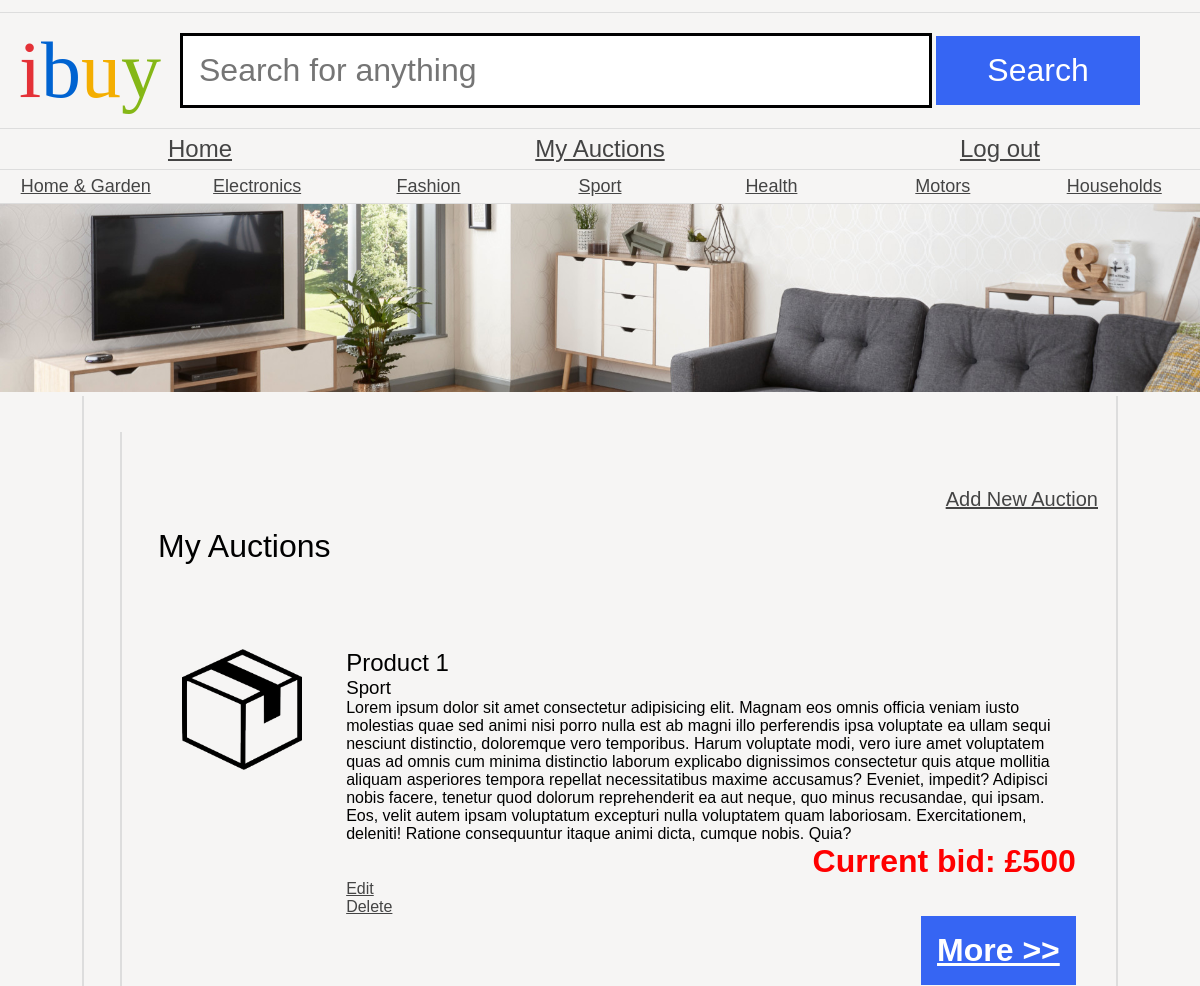
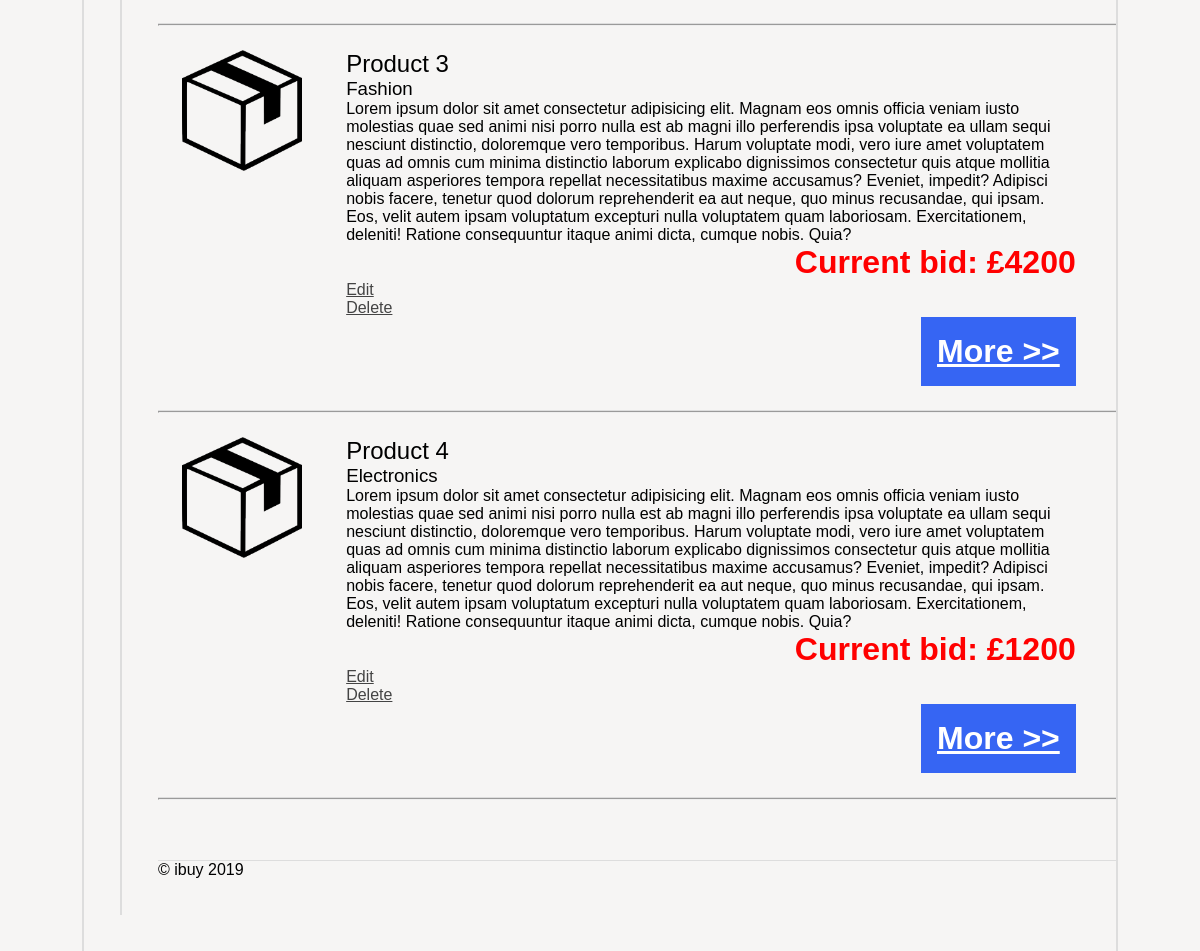
Page /websites/as1/public/auctions.php (signed in) on the committed database (2 pictures, top to bottom).
### tables this page shows
CREATE TABLE `category` (
  `id` int(4) NOT NULL,
  `name` varchar(200) NOT NULL
);

CREATE TABLE `auction` (
  `id` int(4) NOT NULL,
  `full_name` varchar(200) NOT NULL,
  `title` varchar(200) NOT NULL,
  `description` text NOT NULL,
  `categoryId` int(4) NOT NULL,
  `created_on` datetime NOT NULL DEFAULT current_timestamp(),
  `end_date` varchar(200) NOT NULL
);

### websites/as1/public/auctions.php (the view, shortened to what this page needs)
<?php
include 'mainLayout.php';
$auctions = $databaseConnection->prepare('SELECT * FROM auction');
$auctions->execute();
$auctions = $auctions->fetchAll();
?>
<main>
    <a style="float:right; font-size:20px; padding: 20px;" href='addAuction.php'>Add New Auction</a>
    <h1>My Auctions</h1>
    <?php
    foreach ($auctions as $auction) {
        $category = $databaseConnection->prepare('SELECT * FROM category WHERE id = ' . $auction['categoryId']);
        $category->execute();
        $category = $category->fetch();
        $maxPrice = $databaseConnection->prepare('SELECT auctionId, MAX(bid) AS max_price FROM bids WHERE auctionId = ' . $auction['id']);
        $maxPrice->execute();
        $maxPrice = $maxPrice->fetch();
        if ($auction['full_name'] == $_SESSION['auctionUser']) {
    ?>
            <ul class="productList">
                <li>
                    <img src="product.png" alt="product name">
                    <article>
                        <h2><?= $auction['title'] ?></h2>
                        <h3><?= $category['name'] ?></h3>
                        <p><?= $auction['description'] ?></p>
                        <p class="price">Current bid: £<?= ($maxPrice['auctionId'] == $auction['id']) ? $maxPrice['max_price'] : '' ?></p>
                        <p><a href="editAuction.php?id=<?php echo $auction['id']; ?>">Edit</a></p>
                        <p><a href="deleteAuction.php?id=<?php echo $auction['id']; ?>">Delete</a></p>
                        <a href="auction.php?id=<?= $auction['id'] ?>" class="more auctionLink">More &gt;&gt;</a>
                    </article>
                </li>
            </ul>
            <hr />
    <?php
        }
    }
    include 'footerLayout.php';
    ?>

### websites/as1/public/mainLayout.php (shortened to what this page needs)
<?php
include 'databaseConnection.php';
?>
<!DOCTYPE html>
<html>
<head>
    <link rel="stylesheet" href="ibuy.css" />
</head>
<body>
    <header>
        <h1><span class="i">i</span><span class="b">b</span><span class="u">u</span><span class="y">y</span></h1>
        <form action="#">
            <input type="text" name="search" placeholder="Search for anything" />
            <input type="submit" name="submit" value="Search" />
        </form>
    </header>
    <nav>
        <ul>
            <li><a class="categoryLink" href="index.php">Home</a></li>
            <li><a class="categoryLink" href="auctions.php">My Auctions</a></li>
            <?php
            if (!isset($_SESSION['auctionUser'])) {
                echo '<li><a class="categoryLink" href="login.php">Log In</a></li>';
                echo '<li><a class="categoryLink" href="register.php">Register</a></li>';
            } else {
                echo '<li><a class="categoryLink" href="logout.php">Log out</a></li>';
            }
            ?>
        </ul>
    </nav>
    <nav style="font-size: 12px;">
        <ul>
            <?php
            $categories = $databaseConnection->prepare('SELECT * FROM category');
            $categories->execute();
            $categories = $categories->fetchAll();
            foreach ($categories as $category) {
                echo '<li><a class="categoryLink" href="category.php?id=' . $category['id'] . '">' . $category['name'] . '</a></li>';
            }
            ?>
        </ul>
    </nav>
    <img src="banners/1.jpg" alt="Banner" />
    <main>

### websites/as1/public/ibuy.css (style rules this page uses)
* { margin: 0; padding: 0; }
body { font-family: 'Oxygen-Regular', sans-serif; background-color: #f6f5f4; max-width: 100vw; overflow-x: hidden; }
h1, h2, h3, h4 { font-weight: normal; }
a, a:visited { color: #444; }
header { margin-top: 1vw; font-family: 'Univers-Light-Normal'; display: grid; grid-template-columns: 15% 85%; align-items: center; padding-top: 1vw; padding-bottom: 1vw; border-top: 1px solid #ddd; border-bottom: 1px solid #ddd; }
header h1 { text-align: center; font-size: 5em; }
form { display: block; }
header form input[type=text] { border: 3px solid black; font-size: 2em; padding: 0.5em; width: 70%; }
body > img { width: 100vw; }
header form input[type=submit] { background-color: #3665f3; color: white; width: 20%; font-size: 2em; padding: 0.5em; cursor: pointer; border: 0; }
header .i { color: #e43137; }
header .b { color: #0063d1; }
header .u { color: #f4ae01; }
header .y { color: #85b716; }
body > nav { border-bottom: 1px solid #ddd; }
body > nav ul li:last-child a:after { position: absolute; }
body > nav ul { display: flex; width: 100vw; list-style-type: none; }
body > nav ul li { flex: 1; }
body > nav ul li a { display: block; text-align: center; padding-top: 0.5vw; padding-bottom: 0.5vw; font-size: 1.5em; }
.productList { list-style-type: none; }
.productList li { padding: 2vw; border-bottom: 1px solid #ddd; display: grid; grid-template-columns: 18% 80%; }
.productList img { width: auto; display: block; max-width: 10vw; }
p.price { display: block; text-align: right; font-weight: bold; font-size: 2em; }
a.more { display: block; text-align: right; font-weight: bold; float: right; background-color: #3665f3; color: white; font-size: 2em; padding: 0.5em; cursor: pointer; }
main { padding: 3vw; display: block; overflow: hidden; width: 80vw; margin: auto; border-left: 2px solid #ddd; border-right: 2px solid #ddd; }
main h1 { margin-top: 5vw; margin-bottom: 5vw; }
.price { color: red; }

### rows in the picture
category: name "Home & Garden"
category: name "Electronics"
category: name "Fashion"
category: name "Sport"
category: name "Health"
category: name "Motors"
category: name "Households"
auction: title "Product 1", categoryId.name "Sport", description "Lorem ipsum dolor sit amet consectetur adipisicing elit. Magnam eos omnis officia veniam iusto molestias quae sed animi nisi porro nulla est ab magni illo perferendis ipsa voluptate ea ullam sequi nesciunt distinctio, doloremque vero temporibus. Harum voluptate modi, vero iure amet voluptatem quas ad omnis cum minima distinctio laborum explicabo dignissimos consectetur quis atque mollitia aliquam asperiores tempora repellat necessitatibus maxime accusamus? Eveniet, impedit? Adipisci nobis facere, tenetur quod dolorum reprehenderit ea aut neque, quo minus recusandae, qui ipsam. Eos, velit autem ipsam voluptatum excepturi nulla voluptatem quam laboriosam. Exercitationem, deleniti! Ratione…", max_price "500"
auction: title "Product 3", categoryId.name "Fashion", description "Lorem ipsum dolor sit amet consectetur adipisicing elit. Magnam eos omnis officia veniam iusto molestias quae sed animi nisi porro nulla est ab magni illo perferendis ipsa voluptate ea ullam sequi nesciunt distinctio, doloremque vero temporibus. Harum voluptate modi, vero iure amet voluptatem quas ad omnis cum minima distinctio laborum explicabo dignissimos consectetur quis atque mollitia aliquam asperiores tempora repellat necessitatibus maxime accusamus? Eveniet, impedit? Adipisci nobis facere, tenetur quod dolorum reprehenderit ea aut neque, quo minus recusandae, qui ipsam. Eos, velit autem ipsam voluptatum excepturi nulla voluptatem quam laboriosam. Exercitationem, deleniti! Ratione…", max_price "4200"
auction: title "Product 4", categoryId.name "Electronics", description "Lorem ipsum dolor sit amet consectetur adipisicing elit. Magnam eos omnis officia veniam iusto molestias quae sed animi nisi porro nulla est ab magni illo perferendis ipsa voluptate ea ullam sequi nesciunt distinctio, doloremque vero temporibus. Harum voluptate modi, vero iure amet voluptatem quas ad omnis cum minima distinctio laborum explicabo dignissimos consectetur quis atque mollitia aliquam asperiores tempora repellat necessitatibus maxime accusamus? Eveniet, impedit? Adipisci nobis facere, tenetur quod dolorum reprehenderit ea aut neque, quo minus recusandae, qui ipsam. Eos, velit autem ipsam voluptatum excepturi nulla voluptatem quam laboriosam. Exercitationem, deleniti! Ratione…", max_price "1200"
